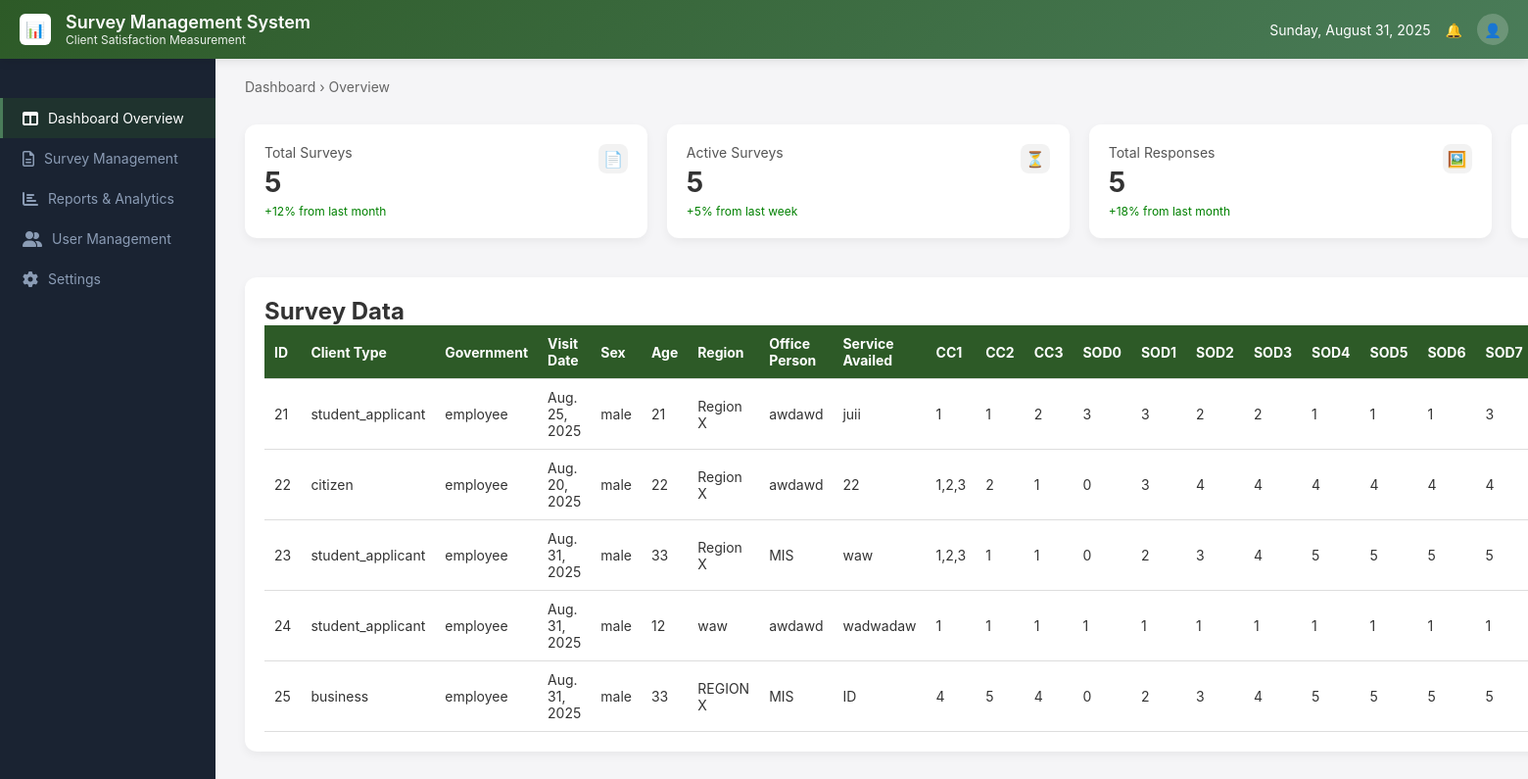
/dashboard/, run on the app's committed database.
### playground/models.py (models this page shows, shortened)
class SatisfactionSurvey(models.Model):
    clientType = models.CharField(max_length=50)
    government = models.CharField(max_length=50)
    visitDate = models.DateField()
    sex = models.CharField(max_length=20)
    age = models.IntegerField()
    region = models.CharField(max_length=100)
    officePerson = models.CharField(max_length=100)
    serviceAvailed = models.TextField()
    cc1 = models.CharField(max_length=200)   # stored as comma-separated (max 3)
    cc2 = models.CharField(max_length=5)
    cc3 = models.CharField(max_length=5)
    sod0 = models.IntegerField()
    sod1 = models.IntegerField()
    sod2 = models.IntegerField()
    sod3 = models.IntegerField()
    sod4 = models.IntegerField()
    sod5 = models.IntegerField()
    sod6 = models.IntegerField()
    sod7 = models.IntegerField()
    sod8 = models.IntegerField()
    feedback = models.TextField(blank=True, null=True)
    email = models.EmailField(blank=True, null=True)
    submitted_at = models.DateTimeField(auto_now_add=True)

### playground/views.py (the view)
# urls.py: path('dashboard/', views.dashboard, name='dashboard'),
def dashboard(request):
    surveys = SatisfactionSurvey.objects.all()
    total_surveys = surveys.count()
    active_surveys = total_surveys  # you can adjust logic if some surveys are inactive
    total_responses = surveys.count()
    satisfaction_rate = surveys.aggregate(avg=Avg('sod4'))['avg'] or 0  # example: using sod4 as satisfaction
    return render(request, "Dashboard.html", {
        "surveys": surveys,
        "total_surveys": total_surveys,
        "active_surveys": active_surveys,
        "total_responses": total_responses,
        "satisfaction_rate": round(satisfaction_rate, 2),
    })

### playground/templates/Dashboard.html (shortened to what this page needs)
{% load static %}
<!DOCTYPE html>
<html lang="en">
<head>
  <link rel="stylesheet" href="https://cdnjs.cloudflare.com/ajax/libs/font-awesome/6.4.0/css/all.min.css">
</head>
<body>
  <div class="container">
    <header class="header">
      <div class="header-left">
        <div class="header-icon">📊</div>
        <div class="header-title">
          <h1>Survey Management System</h1>
          <span>Client Satisfaction Measurement</span>
        </div>
      </div>
      <div class="header-right">
        <span id="current-date"></span>
        <div>🔔</div>
        <div class="user-icon">👤</div>
      </div>
    </header>
    <nav class="sidebar">
      <ul class="sidebar-menu">
        <li><a href="#" class="active"><i class="fa-solid fa-table-columns"></i> Dashboard Overview</a></li>
        <li><a href="#"><i class="fa-regular fa-file-lines"></i> Survey Management</a></li>
        <li><a href="#"><i class="fa-solid fa-chart-bar"></i> Reports & Analytics</a></li>
        <li><a href="#"><i class="fa-solid fa-user-group"></i> User Management</a></li>
        <li><a href="#"><i class="fa-solid fa-gear"></i> Settings</a></li>
      </ul>
    </nav>
    <main class="main-content">
      <div class="breadcrumb">Dashboard <span>›</span> Overview</div>
      <div class="stats-row">
        <div class="box1">
          <div><div class="title">Total Surveys <span class="icon">📄</span></div>
          <div class="value">{{ total_surveys }}</div></div>
          <div class="change">+12% from last month</div>
        </div>
        <div class="box1">
          <div><div class="title">Active Surveys <span class="icon">⏳</span></div>
          <div class="value">{{ active_surveys }}</div></div>
          <div class="change">+5% from last week</div>
        </div>
        <div class="box1">
          <div><div class="title">Total Responses <span class="icon">🖼️</span></div>
          <div class="value">{{ total_responses }}</div></div>
          <div class="change">+18% from last month</div>
        </div>
        <div class="box1">
        </div>
      </div>
      <div class="table-container">
        <h2>Survey Data</h2>
        <table>
          <thead>
            <tr>
              <th>ID</th>
              <th>Client Type</th>
              <th>Government</th>
              <th>Visit Date</th>
              <th>Sex</th>
              <th>Age</th>
              <th>Region</th>
              <th>Office Person</th>
              <th>Service Availed</th>
              <th>CC1</th>
              <th>CC2</th>
              <th>CC3</th>
              <th>SOD0</th>
              <th>SOD1</th>
              <th>SOD2</th>
              <th>SOD3</th>
              <th>SOD4</th>
              <th>SOD5</th>
              <th>SOD6</th>
              <th>SOD7</th>
            </tr>
          </thead>
          <tbody>
            {% for survey in surveys %}
            <tr>
              <td>{{ survey.id }}</td>
              <td>{{ survey.clientType }}</td>
              <td>{{ survey.government }}</td>
              <td>{{ survey.visitDate }}</td>
              <td>{{ survey.sex }}</td>
              <td>{{ survey.age }}</td>
              <td>{{ survey.region }}</td>
              <td>{{ survey.officePerson }}</td>
              <td>{{ survey.serviceAvailed }}</td>
              <td>{{ survey.cc1 }}</td>
              <td>{{ survey.cc2 }}</td>
              <td>{{ survey.cc3 }}</td>
              <td>{{ survey.sod0 }}</td>
              <td>{{ survey.sod1 }}</td>
              <td>{{ survey.sod2 }}</td>
              <td>{{ survey.sod3 }}</td>
              <td>{{ survey.sod4 }}</td>
              <td>{{ survey.sod5 }}</td>
              <td>{{ survey.sod6 }}</td>
              <td>{{ survey.sod7 }}</td>
            </tr>
            {% empty %}
            <tr><td colspan="24" style="text-align:center;">No survey data available.</td></tr>
            {% endfor %}
          </tbody>
        </table>
      </div>
    </main>
  </div>
</body>
</html>

### playground/templates/Dashboard.html (style rules this page uses)
* { margin: 0; padding: 0; box-sizing: border-box; }
body { font-family: -apple-system, BlinkMacSystemFont, 'Segoe UI', Roboto, sans-serif; background-color: #f5f5f7; color: #333; }
.container { display: flex; min-height: 100vh; }
.header { position: fixed; top: 0; left: 0; right: 0; height: 60px; background: linear-gradient(135deg, #2d5a27 0%, #4a7c59 100%); color: white; display: flex; align-items: center; justify-content: space-between; padding: 0 20px; z-index: 1000; box-shadow: 0 2px 10px rgba(0,0,0,0.1); }
.header-left { display: flex; align-items: center; gap: 15px; }
.header-icon { width: 32px; height: 32px; background: white; border-radius: 6px; display: flex; align-items: center; justify-content: center; color: #2d5a27; font-weight: bold; }
.header-title { display: flex; flex-direction: column; }
.header-title h1 { font-size: 18px; font-weight: 600; }
.header-title span { font-size: 12px; opacity: 0.9; font-weight: 400; }
.header-right { display: flex; align-items: center; gap: 15px; font-size: 14px; }
.user-icon { width: 32px; height: 32px; background: rgba(255,255,255,0.2); border-radius: 50%; display: flex; align-items: center; justify-content: center; }
.sidebar { width: 220px; background: #1a2332; padding-top: 80px; position: fixed; left: 0; top: 0; bottom: 0; overflow-y: auto; }
.sidebar-menu { list-style: none; padding: 20px 0; }
.sidebar-menu a { display: flex; align-items: center; padding: 12px 20px; color: #8b9cb5; text-decoration: none; font-size: 14px; transition: all 0.3s ease; border-left: 3px solid transparent; }
.sidebar-menu a i { margin-right: 10px; font-size: 16px; }
.sidebar-menu a.active { background: rgba(45, 90, 39, 0.3); color: white; border-left-color: #4a7c59; }
.main-content { flex: 1; margin-left: 220px; padding: 80px 30px 30px; background: #f5f5f7; }
.breadcrumb { font-size: 14px; color: #666; margin-bottom: 30px; }
.stats-row { display: flex; gap: 20px; margin-bottom: 30px; }
.box1 { flex: 1; background-color: #ffffff; border-radius: 12px; padding: 20px; box-shadow: 0 4px 10px rgba(0,0,0,0.05); display: flex; flex-direction: column; justify-content: space-between; }
.title { font-size: 14px; color: #555; }
.value { font-size: 28px; font-weight: bold; margin: 5px 0; }
.change { font-size: 12px; color: green; }
.icon { float: right; background-color: rgba(0, 0, 0, 0.05); padding: 5px; border-radius: 8px; font-size: 16px; }
.table-container { margin-top: 40px; background: #fff; border-radius: 12px; box-shadow: 0 4px 10px rgba(0,0,0,0.05); padding: 20px; overflow-x: auto; }
table { width: 100%; border-collapse: collapse; font-size: 14px; }
th, td { padding: 10px; text-align: left; border-bottom: 1px solid #ddd; }
th { background: #2d5a27; color: white; position: sticky; top: 0; }

### data on the page
SatisfactionSurvey: id "21", clientType "student_applicant", government "employee", visitDate "Aug. 25, 2025", sex "male", age "21", region "Region X", officePerson "awdawd", serviceAvailed "juii", cc1 "1", cc2 "1", cc3 "2", sod0 "3", sod1 "3", sod2 "2", sod3 "2", sod4 "1", sod5 "1", sod6 "1", sod7 "3"
SatisfactionSurvey: id "22", clientType "citizen", government "employee", visitDate "Aug. 20, 2025", sex "male", age "22", region "Region X", officePerson "awdawd", serviceAvailed "22", cc1 "1,2,3", cc2 "2", cc3 "1", sod0 "0", sod1 "3", sod2 "4", sod3 "4", sod4 "4", sod5 "4", sod6 "4", sod7 "4"
SatisfactionSurvey: id "23", clientType "student_applicant", government "employee", visitDate "Aug. 31, 2025", sex "male", age "33", region "Region X", officePerson "MIS", serviceAvailed "waw", cc1 "1,2,3", cc2 "1", cc3 "1", sod0 "0", sod1 "2", sod2 "3", sod3 "4", sod4 "5", sod5 "5", sod6 "5", sod7 "5"
SatisfactionSurvey: id "24", clientType "student_applicant", government "employee", visitDate "Aug. 31, 2025", sex "male", age "12", region "waw", officePerson "awdawd", serviceAvailed "wadwadaw", cc1 "1", cc2 "1", cc3 "1", sod0 "1", sod1 "1", sod2 "1", sod3 "1", sod4 "1", sod5 "1", sod6 "1", sod7 "1"
SatisfactionSurvey: id "25", clientType "business", government "employee", visitDate "Aug. 31, 2025", sex "male", age "33", region "REGION X", officePerson "MIS", serviceAvailed "ID", cc1 "4", cc2 "5", cc3 "4", sod0 "0", sod1 "2", sod2 "3", sod3 "4", sod4 "5", sod5 "5", sod6 "5", sod7 "5"

### other printed values
{{ total_surveys }} "5"
{{ active_surveys }} "5"
{{ total_responses }} "5"
